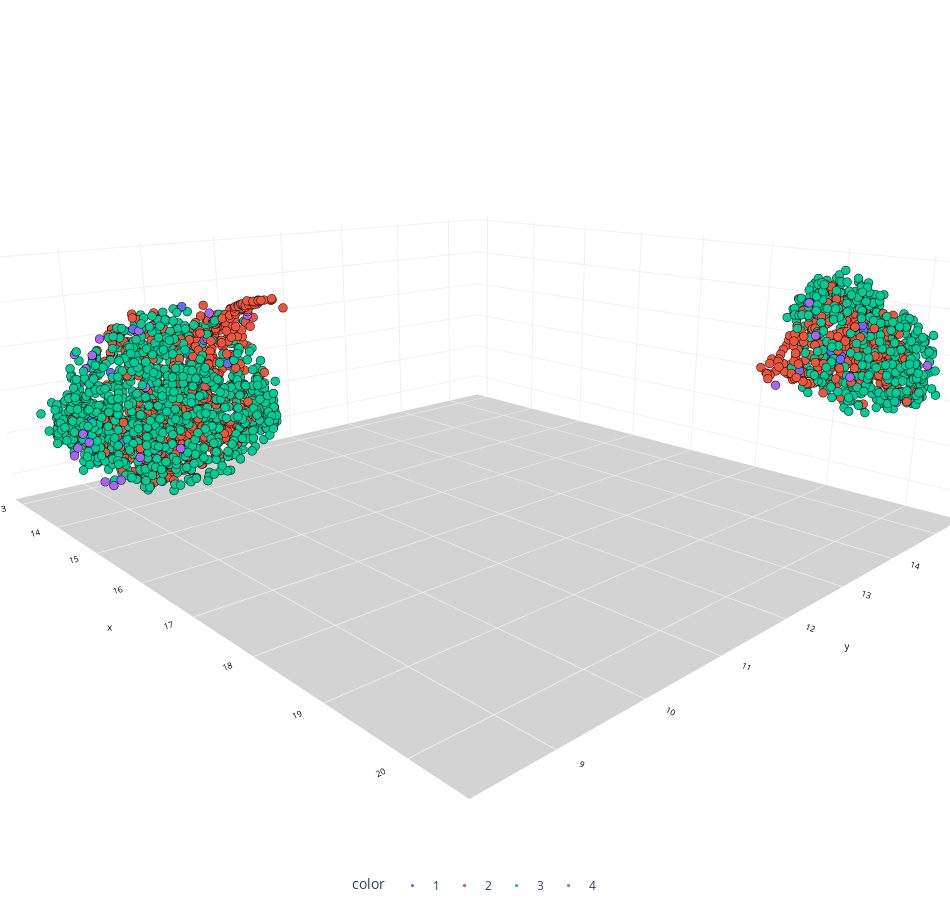

This figure's notebook cell:
### Code cell
chart(transformed_data, labels)

### Figure 1 — Plotly figure (JSON) as saved in the notebook; plotly's stock layout.template omitted (floating-point values rounded to 4 significant figures; data arrays with more than 128 entries replaced by an {"elided": "..."} marker saying what was removed)
{"data": [{"hovertemplate": "color=1<br>x=%{x}<br>y=%{y}<br>z=%{z}<extra></extra>", "legendgroup": "1", "marker": {"color": "#636efa", "line": {"color": "black", "width": 0.1}, "size": 3, "symbol": "circle"}, "mode": "markers", "name": "1", "scene": "scene", "showlegend": true, "type": "scatter3d", "x": [13.72, 13.75, 19.49, 19.59, 19.81, 15.06, 20.05, 19.46, 19.97, 14.93, 19.83, 15.14, 13.55, 20.11, 19.8, 15.05, 19.82, 14.42, 19.83, 13.43, 13.9, 15.16, 14.1, 19.82], "y": [9.367, 8.775, 13.86, 14.29, 14.65, 9.405, 14.69, 14.21, 14.77, 9.391, 14.43, 9.73, 9.204, 14.88, 14.12, 9.851, 14.91, 9.627, 14.47, 9.189, 9.02, 9.468, 9.458, 14.06], "z": [7.189, 6.233, 6.969, 7.124, 7.029, 6.813, 6.854, 7.478, 6.886, 7.081, 7.414, 6.965, 6.127, 6.689, 7.131, 6.967, 6.825, 7.5, 7.358, 6.665, 5.959, 7.253, 7.379, 7.11]}, {"hovertemplate": "color=2<br>x=%{x}<br>y=%{y}<br>z=%{z}<extra></extra>", "legendgroup": "2", "marker": {"color": "#EF553B", "line": {"color": "black", "width": 0.1}, "size": 3, "symbol": "circle"}, "mode": "markers", "name": "2", "scene": "scene", "showlegend": true, "type": "scatter3d", "x": {"elided": "917 float values"}, "y": {"elided": "917 float values"}, "z": {"elided": "917 float values"}}, {"hovertemplate": "color=3<br>x=%{x}<br>y=%{y}<br>z=%{z}<extra></extra>", "legendgroup": "3", "marker": {"color": "#00cc96", "line": {"color": "black", "width": 0.1}, "size": 3, "symbol": "circle"}, "mode": "markers", "name": "3", "scene": "scene", "showlegend": true, "type": "scatter3d", "x": {"elided": "1622 float values"}, "y": {"elided": "1622 float values"}, "z": {"elided": "1622 float values"}}, {"hovertemplate": "color=4<br>x=%{x}<br>y=%{y}<br>z=%{z}<extra></extra>", "legendgroup": "4", "marker": {"color": "#ab63fa", "line": {"color": "black", "width": 0.1}, "size": 3, "symbol": "circle"}, "mode": "markers", "name": "4", "scene": "scene", "showlegend": true, "type": "scatter3d", "x": [19.55, 13.07, 14.28, 13.43, 20.26, 16.27, 14.11, 14.71, 14.44, 20.22, 14.68, 14.45, 16.21, 14.17, 19.64, 15.48, 19.92, 19.48, 13.39, 14.04, 19.18, 19.77, 19.69, 13.37, 15.87, 13.18, 19.92, 14.87, 20.21, 15.2, 14.25, 13.44, 13.55, 20.12, 16.03, 15.53, 14.47, 19.38, 13.52, 14.25, 13.28, 13.21, 13.48, 13.74, 20.26, 19.79, 16.06, 19.3], "y": [15.32, 9.128, 8.817, 9.569, 15.13, 9.48, 8.706, 8.975, 9.287, 14.58, 8.878, 9.185, 9.494, 8.55, 13.86, 9.811, 14.11, 13.96, 9.409, 8.83, 14.27, 15.32, 15.37, 9.121, 9.502, 9.299, 15.16, 8.918, 15.03, 9.087, 8.459, 8.789, 8.668, 15.17, 9.491, 9.344, 9.615, 13.61, 8.63, 8.647, 9.281, 8.925, 8.809, 8.777, 15.12, 15.39, 9.37, 13.97], "z": [7.082, 5.724, 5.652, 7.141, 6.954, 7.787, 5.616, 7.356, 7.305, 6.642, 5.992, 5.935, 7.756, 6.116, 7.356, 7.518, 6.935, 7.66, 6.99, 5.525, 7.633, 7.225, 7.066, 7.058, 7.667, 5.558, 6.59, 6.791, 6.64, 6.168, 6.246, 6.934, 5.889, 6.73, 7.659, 7.6, 6.296, 6.836, 5.799, 7.074, 7.068, 5.644, 6.618, 6.824, 7.118, 6.8, 7.738, 6.887]}], "layout": {"height": 900, "legend": {"orientation": "h", "title": {"text": "color"}, "tracegroupgap": 0, "x": 0.5, "xanchor": "center", "y": 0, "yanchor": "top"}, "margin": {"b": 0, "l": 0, "r": 0, "t": 0}, "scene": {"camera": {"center": {"x": 0, "y": 0, "z": -0.1}, "eye": {"x": 1.5, "y": -1.4, "z": 0.5}, "up": {"x": 0, "y": 0, "z": 1}}, "domain": {"x": [0, 1], "y": [0, 1]}, "xaxis": {"backgroundcolor": "white", "color": "black", "gridcolor": "#f0f0f0", "tickfont": {"size": 10}, "title": {"font": {"size": 10}, "text": "x"}}, "yaxis": {"backgroundcolor": "white", "color": "black", "gridcolor": "#f0f0f0", "tickfont": {"size": 10}, "title": {"font": {"size": 10}, "text": "y"}}, "zaxis": {"backgroundcolor": "lightgrey", "color": "black", "gridcolor": "#f0f0f0", "tickfont": {"size": 10}, "title": {"font": {"size": 10}, "text": "z"}}}, "showlegend": true, "width": 950}}
